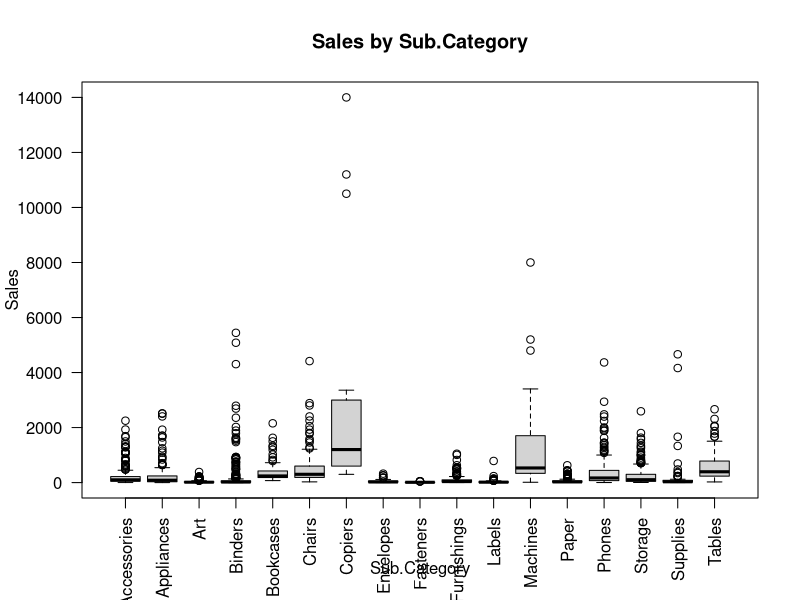
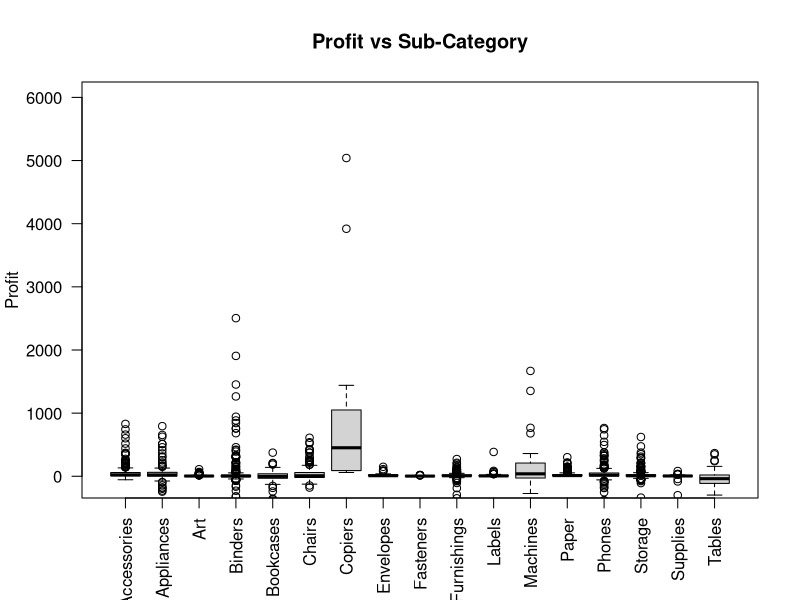
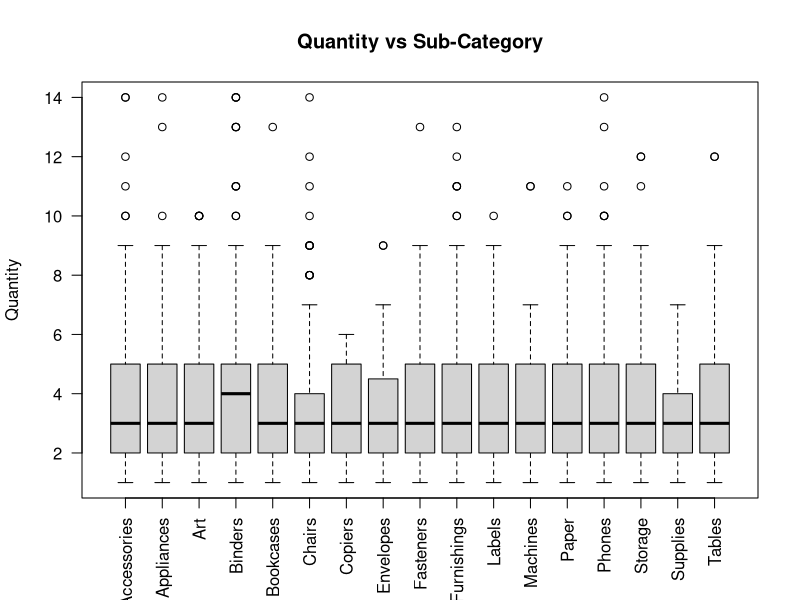
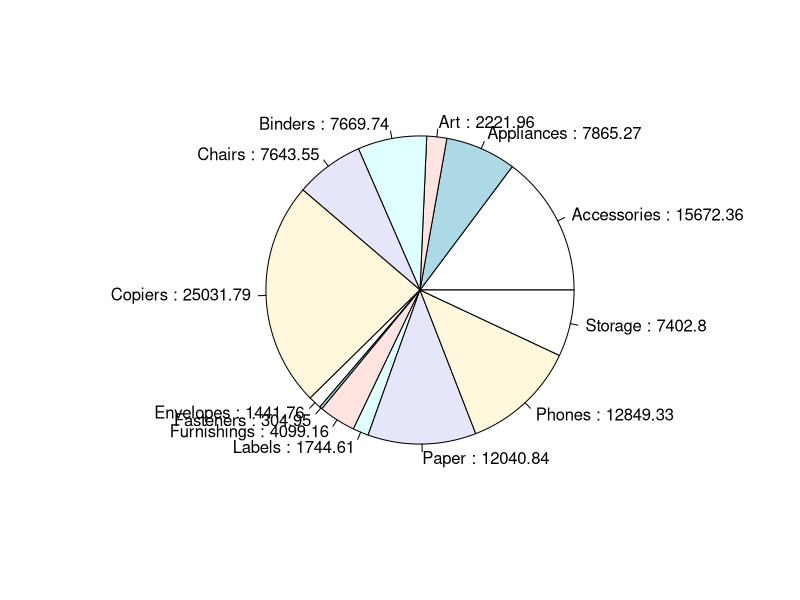
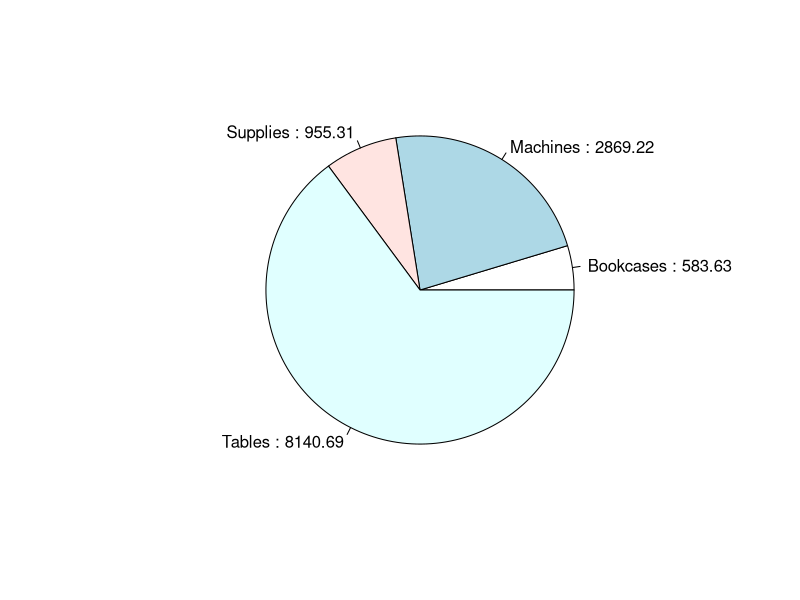

Generate these figures, in order, with R:
data = read.csv("US  E-commerce records 2020_YC.csv")
library(psych)

#---------------------------Regression Test #1---------------------------------------------------

#Copiers produced the most sales

summary(lm(Sales ~ factor(data$Sub.Category), data = data))


boxplot(data$Sales ~ factor(data$Sub.Category),
        main = "Sales by Sub.Category",
        xlab = "Sub.Category",
        ylab = "Sales", 
        las=2)
dev.off()

#-----------------------------Stat Tests----------------------------------------------------------

#Profit vs SubCategory

#Statistical Test 1: ANOVA

#Conclusion: Copiers Produced the most profit:

#------Test 1
summary(aov(Profit ~ Sub.Category, data = data))

#--- Chart 1
boxplot(data$Profit~factor(data$Sub.Category),
     main = "Profit vs Sub-Category",
     xlab=" ",
     ylab = "Profit", 
     las=2,
     ylim= c(-100,6000)
)
#-----------------------------------------------------------------------------------------
#---  Test 2-----------

summary(aov(Quantity ~ Sub.Category, data = data))

#-----Chart 2

boxplot(data$Quantity~factor(data$Sub.Category),
     main = "Quantity vs Sub-Category",
     xlab=" ",
     ylab = "Quantity", 
     las=2,
    )


##########################--------CHARTS-----------##########################


profit = aggregate(Profit ~ Sub.Category, data = data, sum)

#------------Gains--------------#
positive = profit[profit$Profit > 0, ]

pie(positive$Profit, 
    labels=paste(positive$Sub.Category, ":", round(positive$Profit,digits= 2))
)

dev.off()


#-----------Losses---------#

negative = profit[profit$Profit < 0, ]

negative$Profit= negative$Profit*-1

pie(negative$Profit, 
    labels=paste(negative$Sub.Category, ":", round(negative$Profit,digits= 2))
    )

dev.off()
